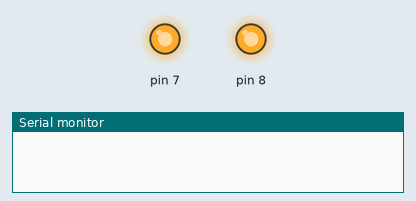
Recording of a sketch running on a simulated Arduino Uno, built with avr-gcc and run on an emulated ATmega328P. Shown: output pins drawn as LEDs (lit = HIGH), the last lines printed to the serial monitor.

Above: at 0.1 s.
At 10.1 s:
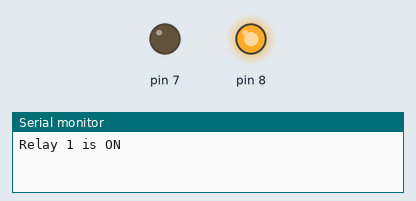
At 20.1 s:
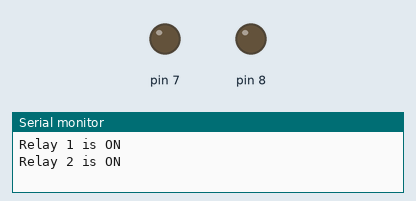
Timing chart, 0 to 31.5 s (numbered marks = the images above):
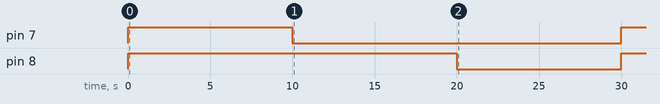

The sketch:

ch11_exam11_1.ino
```cpp
int timer;
void setup() {
  Serial.begin(9600);
  pinMode(7, OUTPUT);
  pinMode(8, OUTPUT);

  // 출력 초기화
  digitalWrite(7,1);
  digitalWrite(8,1);
}

void loop() {
  if (timer == 10) {
    digitalWrite(7, 0);
    Serial.println("Relay 1 is ON");
  } else if (timer == 20) {
    digitalWrite(8, 0);
    Serial.println("Relay 2 is ON");
  } else if (timer == 30) {
    digitalWrite(7,1);
    digitalWrite(8,1);
    Serial.println("Relay 1,2 are OFF");
  }
  timer += 1;
  delay(1000);
}
```

Measured:
- by itself, pin 7: HIGH → LOW at 10.0 s, → HIGH 20.0 s later
- by itself, pin 8: HIGH → LOW at 20.0 s, → HIGH 10.0 s later
